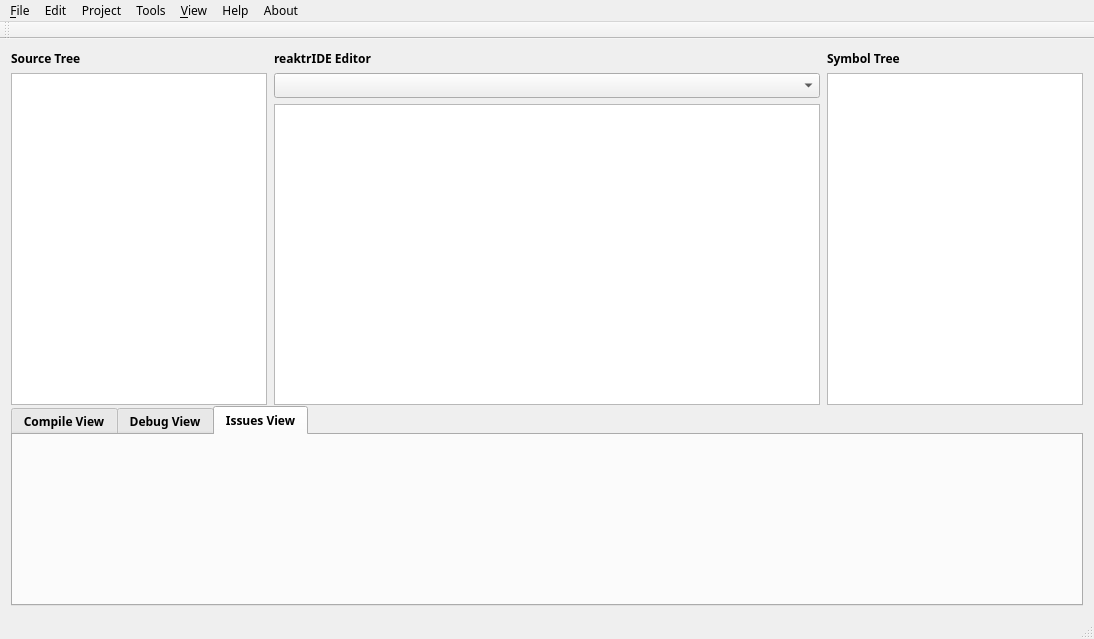
<?xml version="1.0" encoding="UTF-8"?>
<ui version="4.0">
 <class>reaktrIDE</class>
 <widget class="QMainWindow" name="reaktrIDE">
  <property name="geometry">
   <rect>
    <x>0</x>
    <y>0</y>
    <width>1094</width>
    <height>639</height>
   </rect>
  </property>
  <property name="sizePolicy">
   <sizepolicy hsizetype="Preferred" vsizetype="Preferred">
    <horstretch>0</horstretch>
    <verstretch>0</verstretch>
   </sizepolicy>
  </property>
  <property name="minimumSize">
   <size>
    <width>0</width>
    <height>0</height>
   </size>
  </property>
  <property name="windowTitle">
   <string>reaktrIDE</string>
  </property>
  <property name="windowIcon">
   <iconset>
    <selectedon>:/ride/assets/general/reaktrIDE.png</selectedon>
   </iconset>
  </property>
  <property name="iconSize">
   <size>
    <width>48</width>
    <height>48</height>
   </size>
  </property>
  <widget class="QWidget" name="centralWidget">
   <layout class="QVBoxLayout" name="verticalLayout">
    <item>
     <layout class="QVBoxLayout" name="rIDE_main_container_vbox">
      <property name="spacing">
       <number>0</number>
      </property>
      <property name="bottomMargin">
       <number>0</number>
      </property>
      <item>
       <layout class="QHBoxLayout" name="rIDE_main_source_code_symbol_view_hbox">
        <property name="leftMargin">
         <number>0</number>
        </property>
        <property name="rightMargin">
         <number>0</number>
        </property>
        <item>
         <layout class="QVBoxLayout" name="rIDE_main_source_tree_lbl_tree_vbox">
          <property name="rightMargin">
           <number>0</number>
          </property>
          <item>
           <widget class="QLabel" name="rIDE_main_source_tree_lbl">
            <property name="sizePolicy">
             <sizepolicy hsizetype="Fixed" vsizetype="Fixed">
              <horstretch>0</horstretch>
              <verstretch>0</verstretch>
             </sizepolicy>
            </property>
            <property name="minimumSize">
             <size>
              <width>15</width>
              <height>0</height>
             </size>
            </property>
            <property name="font">
             <font>
              <family>Source Code Pro Black</family>
              <pointsize>9</pointsize>
              <weight>75</weight>
              <bold>true</bold>
             </font>
            </property>
            <property name="toolTip">
             <string>Right click for more Source Tree options</string>
            </property>
            <property name="text">
             <string>Source Tree</string>
            </property>
           </widget>
          </item>
          <item>
           <widget class="QTreeView" name="rIDE_main_source_tree_vw">
            <property name="sizePolicy">
             <sizepolicy hsizetype="Minimum" vsizetype="Minimum">
              <horstretch>0</horstretch>
              <verstretch>0</verstretch>
             </sizepolicy>
            </property>
            <property name="minimumSize">
             <size>
              <width>15</width>
              <height>0</height>
             </size>
            </property>
           </widget>
          </item>
         </layout>
        </item>
        <item>
         <spacer name="rIDE_main_source_tree_sep_code_editor">
          <property name="orientation">
           <enum>Qt::Horizontal</enum>
          </property>
          <property name="sizeType">
           <enum>QSizePolicy::Fixed</enum>
          </property>
          <property name="sizeHint" stdset="0">
           <size>
            <width>1</width>
            <height>1</height>
           </size>
          </property>
         </spacer>
        </item>
        <item>
         <layout class="QVBoxLayout" name="rIDE_main_code_editor_lbl_editor">
          <item>
           <widget class="QLabel" name="rIDE_main_code_editor_lbl">
            <property name="sizePolicy">
             <sizepolicy hsizetype="Fixed" vsizetype="Fixed">
              <horstretch>0</horstretch>
              <verstretch>0</verstretch>
             </sizepolicy>
            </property>
            <property name="minimumSize">
             <size>
              <width>15</width>
              <height>0</height>
             </size>
            </property>
            <property name="font">
             <font>
              <family>Source Code Pro Black</family>
              <pointsize>9</pointsize>
              <weight>75</weight>
              <bold>true</bold>
             </font>
            </property>
            <property name="text">
             <string>reaktrIDE Editor</string>
            </property>
           </widget>
          </item>
          <item>
           <widget class="QComboBox" name="rIDE_main_open_buffers_cb">
            <property name="font">
             <font>
              <family>Source Code Pro Light</family>
             </font>
            </property>
            <property name="toolTip">
             <string>LIst all the open buffers in the project</string>
            </property>
            <property name="currentText">
             <string/>
            </property>
           </widget>
          </item>
          <item>
           <widget class="QPlainTextEdit" name="rIDE_main_code_editor"/>
          </item>
         </layout>
        </item>
        <item>
         <spacer name="rIDE_main_code_editor_sep_symbol_tree">
          <property name="orientation">
           <enum>Qt::Horizontal</enum>
          </property>
          <property name="sizeType">
           <enum>QSizePolicy::Fixed</enum>
          </property>
          <property name="sizeHint" stdset="0">
           <size>
            <width>1</width>
            <height>1</height>
           </size>
          </property>
         </spacer>
        </item>
        <item>
         <layout class="QVBoxLayout" name="rIDE_main_symbol_tree_lbl_tree_vbox">
          <property name="rightMargin">
           <number>0</number>
          </property>
          <item>
           <widget class="QLabel" name="rIDE_main_symbol_tree_lbl">
            <property name="sizePolicy">
             <sizepolicy hsizetype="Fixed" vsizetype="Fixed">
              <horstretch>0</horstretch>
              <verstretch>0</verstretch>
             </sizepolicy>
            </property>
            <property name="minimumSize">
             <size>
              <width>15</width>
              <height>0</height>
             </size>
            </property>
            <property name="font">
             <font>
              <family>Source Code Pro Black</family>
              <pointsize>9</pointsize>
              <weight>75</weight>
              <bold>true</bold>
             </font>
            </property>
            <property name="text">
             <string>Symbol Tree</string>
            </property>
           </widget>
          </item>
          <item>
           <widget class="QListView" name="rIDE_main_symbol_list_vw">
            <property name="sizePolicy">
             <sizepolicy hsizetype="Minimum" vsizetype="Minimum">
              <horstretch>0</horstretch>
              <verstretch>0</verstretch>
             </sizepolicy>
            </property>
            <property name="minimumSize">
             <size>
              <width>15</width>
              <height>0</height>
             </size>
            </property>
           </widget>
          </item>
         </layout>
        </item>
       </layout>
      </item>
      <item>
       <spacer name="rIDE_main_hbox_sep_vbox">
        <property name="orientation">
         <enum>Qt::Vertical</enum>
        </property>
        <property name="sizeType">
         <enum>QSizePolicy::Fixed</enum>
        </property>
        <property name="sizeHint" stdset="0">
         <size>
          <width>1</width>
          <height>1</height>
         </size>
        </property>
       </spacer>
      </item>
      <item>
       <widget class="QTabWidget" name="rIDE_main_debugger_view_tabgroup">
        <property name="sizePolicy">
         <sizepolicy hsizetype="Minimum" vsizetype="Minimum">
          <horstretch>0</horstretch>
          <verstretch>0</verstretch>
         </sizepolicy>
        </property>
        <property name="minimumSize">
         <size>
          <width>100</width>
          <height>200</height>
         </size>
        </property>
        <property name="font">
         <font>
          <family>Source Code Pro Black</family>
          <pointsize>9</pointsize>
          <weight>75</weight>
          <bold>true</bold>
         </font>
        </property>
        <property name="currentIndex">
         <number>2</number>
        </property>
        <widget class="QWidget" name="rIDE_main_compile_view_tab">
         <attribute name="title">
          <string>Compile View</string>
         </attribute>
         <widget class="QWidget" name="horizontalLayoutWidget_2">
          <property name="geometry">
           <rect>
            <x>0</x>
            <y>0</y>
            <width>1071</width>
            <height>194</height>
           </rect>
          </property>
          <layout class="QHBoxLayout" name="rIDE_main_compile_tab_hbox">
           <property name="spacing">
            <number>0</number>
           </property>
           <property name="sizeConstraint">
            <enum>QLayout::SetDefaultConstraint</enum>
           </property>
           <item>
            <spacer name="rIDE_sep_l">
             <property name="orientation">
              <enum>Qt::Horizontal</enum>
             </property>
             <property name="sizeType">
              <enum>QSizePolicy::Fixed</enum>
             </property>
             <property name="sizeHint" stdset="0">
              <size>
               <width>1</width>
               <height>1</height>
              </size>
             </property>
            </spacer>
           </item>
           <item>
            <spacer name="rIDE_spe_r">
             <property name="orientation">
              <enum>Qt::Horizontal</enum>
             </property>
             <property name="sizeType">
              <enum>QSizePolicy::Fixed</enum>
             </property>
             <property name="sizeHint" stdset="0">
              <size>
               <width>1</width>
               <height>1</height>
              </size>
             </property>
            </spacer>
           </item>
          </layout>
         </widget>
        </widget>
        <widget class="QWidget" name="rIDE_main_debug_view_tab">
         <attribute name="title">
          <string>Debug View</string>
         </attribute>
        </widget>
        <widget class="QWidget" name="rIDE_main_issues_tab">
         <attribute name="title">
          <string>Issues View</string>
         </attribute>
        </widget>
       </widget>
      </item>
     </layout>
    </item>
   </layout>
  </widget>
  <widget class="QMenuBar" name="rIDE_menuBar">
   <property name="geometry">
    <rect>
     <x>0</x>
     <y>0</y>
     <width>1094</width>
     <height>25</height>
    </rect>
   </property>
   <property name="font">
    <font>
     <family>Source Code Pro Medium</family>
    </font>
   </property>
   <widget class="QMenu" name="rIDE_menuFile">
    <property name="title">
     <string>&amp;File</string>
    </property>
    <widget class="QMenu" name="rIDE_menuNew">
     <property name="font">
      <font>
       <family>Source Code Pro</family>
       <pointsize>9</pointsize>
      </font>
     </property>
     <property name="title">
      <string>New</string>
     </property>
     <widget class="QMenu" name="rIDE_sub_menuProject">
      <property name="title">
       <string>Project</string>
      </property>
      <addaction name="rIDE_actionC"/>
      <addaction name="rIDE_actionCPP"/>
      <addaction name="rIDE_actionPython"/>
     </widget>
     <widget class="QMenu" name="rIDE_new_menuFile">
      <property name="font">
       <font>
        <family>Source Code Pro Medium</family>
        <pointsize>9</pointsize>
       </font>
      </property>
      <property name="title">
       <string>File</string>
      </property>
      <addaction name="rIDE_mf_actionC"/>
      <addaction name="rIDE_mf_actionCPP"/>
      <addaction name="rIDE_mf_actionPython"/>
     </widget>
     <addaction name="rIDE_sub_menuProject"/>
     <addaction name="rIDE_new_menuFile"/>
    </widget>
    <widget class="QMenu" name="rIDE_menuAdd">
     <property name="font">
      <font>
       <family>Source Code Pro Medium</family>
      </font>
     </property>
     <property name="title">
      <string>Add ...</string>
     </property>
     <addaction name="rIDE_actionNew_File"/>
     <addaction name="rIDE_actionNew_File_ftmpt"/>
     <addaction name="rIDE_actionNew_CMakeLists_file"/>
     <addaction name="rIDE_actionNew_Makefile"/>
     <addaction name="rIDE_actionNew_MD_file"/>
     <addaction name="rIDE_actionNew_MD_file_ftmpt"/>
    </widget>
    <addaction name="rIDE_menuNew"/>
    <addaction name="rIDE_menuAdd"/>
    <addaction name="rIDE_actionOpen_Project"/>
    <addaction name="rIDE_actionOpen_File"/>
    <addaction name="rIDE_actionSave"/>
    <addaction name="rIDE_actionSave_As"/>
    <addaction name="rIDE_actionProject_Properties"/>
    <addaction name="rIDE_actionRestart"/>
    <addaction name="rIDE_menu_actionQuit"/>
   </widget>
   <widget class="QMenu" name="rIDE_menuEdit">
    <property name="title">
     <string>Edit</string>
    </property>
   </widget>
   <widget class="QMenu" name="rIDE_menuProject">
    <property name="title">
     <string>Project</string>
    </property>
   </widget>
   <widget class="QMenu" name="rIDE_menuTools">
    <property name="title">
     <string>Tools</string>
    </property>
   </widget>
   <widget class="QMenu" name="rIDE_menuHelp">
    <property name="title">
     <string>Help</string>
    </property>
   </widget>
   <widget class="QMenu" name="rIDE_menuAbout">
    <property name="title">
     <string>About</string>
    </property>
    <addaction name="rIDE_menu_actionAbout"/>
   </widget>
   <widget class="QMenu" name="rIDE_menu_View">
    <property name="title">
     <string>&amp;View</string>
    </property>
    <widget class="QMenu" name="rIDE_menuSymbols_View">
     <property name="title">
      <string>S&amp;ymbols View</string>
     </property>
     <addaction name="separator"/>
     <addaction name="rIDE_symbols_view_actionOn"/>
     <addaction name="rIDE_symbols_view_actionOff"/>
    </widget>
    <widget class="QMenu" name="rIDE_menuDebugger_View">
     <property name="title">
      <string>Deb&amp;ugger View</string>
     </property>
     <addaction name="rIDE_debugger_view_actionOn"/>
     <addaction name="rIDE_debugger_view_actionOff"/>
    </widget>
    <widget class="QMenu" name="rIDE_menu_Line_Number">
     <property name="title">
      <string>Line Number</string>
     </property>
     <addaction name="rIDE_sub_menu_actionOn"/>
     <addaction name="rIDE_sub_menu_actionOff"/>
    </widget>
    <addaction name="rIDE_menuSymbols_View"/>
    <addaction name="rIDE_menuDebugger_View"/>
    <addaction name="rIDE_menu_Line_Number"/>
   </widget>
   <addaction name="rIDE_menuFile"/>
   <addaction name="rIDE_menuEdit"/>
   <addaction name="rIDE_menuProject"/>
   <addaction name="rIDE_menuTools"/>
   <addaction name="rIDE_menu_View"/>
   <addaction name="rIDE_menuHelp"/>
   <addaction name="rIDE_menuAbout"/>
  </widget>
  <widget class="QToolBar" name="rIDE_mainToolBar">
   <property name="font">
    <font>
     <family>Source Code Pro Semibold</family>
     <pointsize>9</pointsize>
     <weight>75</weight>
     <bold>true</bold>
    </font>
   </property>
   <attribute name="toolBarArea">
    <enum>TopToolBarArea</enum>
   </attribute>
   <attribute name="toolBarBreak">
    <bool>false</bool>
   </attribute>
  </widget>
  <widget class="QStatusBar" name="rIDE_statusBar">
   <property name="font">
    <font>
     <family>Source Code Pro Semibold</family>
     <pointsize>8</pointsize>
     <weight>75</weight>
     <bold>true</bold>
    </font>
   </property>
  </widget>
  <action name="rIDE_menu_actionQuit">
   <property name="text">
    <string>&amp;Quit</string>
   </property>
   <property name="font">
    <font>
     <family>Source Code Pro Medium</family>
     <pointsize>9</pointsize>
    </font>
   </property>
  </action>
  <action name="rIDE_menu_actionAbout">
   <property name="text">
    <string>Abou&amp;t reaktrIDE</string>
   </property>
   <property name="font">
    <font>
     <family>Source Code Pro Medium</family>
     <pointsize>9</pointsize>
    </font>
   </property>
  </action>
  <action name="rIDE_actionC">
   <property name="text">
    <string>C</string>
   </property>
   <property name="font">
    <font>
     <family>Source Code Pro Medium</family>
     <pointsize>9</pointsize>
    </font>
   </property>
  </action>
  <action name="rIDE_actionCPP">
   <property name="text">
    <string>C++</string>
   </property>
   <property name="font">
    <font>
     <family>Source Code Pro Medium</family>
     <pointsize>9</pointsize>
    </font>
   </property>
  </action>
  <action name="rIDE_actionPython">
   <property name="text">
    <string>Python</string>
   </property>
   <property name="font">
    <font>
     <family>Source Code Pro Medium</family>
     <pointsize>9</pointsize>
    </font>
   </property>
  </action>
  <action name="rIDE_mf_actionC">
   <property name="text">
    <string>C</string>
   </property>
   <property name="font">
    <font>
     <family>Source Code Pro Medium</family>
     <pointsize>9</pointsize>
    </font>
   </property>
  </action>
  <action name="rIDE_mf_actionCPP">
   <property name="text">
    <string>C++</string>
   </property>
   <property name="font">
    <font>
     <family>Source Code Pro Medium</family>
     <pointsize>9</pointsize>
    </font>
   </property>
  </action>
  <action name="rIDE_mf_actionPython">
   <property name="text">
    <string>Python</string>
   </property>
   <property name="font">
    <font>
     <family>Source Code Pro Medium</family>
     <pointsize>9</pointsize>
    </font>
   </property>
  </action>
  <action name="rIDE_actionOpen_Project">
   <property name="text">
    <string>Open Project</string>
   </property>
   <property name="font">
    <font>
     <family>Source Code Pro Medium</family>
     <pointsize>9</pointsize>
    </font>
   </property>
  </action>
  <action name="rIDE_actionOpen_File">
   <property name="text">
    <string>Open File</string>
   </property>
   <property name="font">
    <font>
     <family>Source Code Pro Medium</family>
     <pointsize>9</pointsize>
    </font>
   </property>
  </action>
  <action name="rIDE_actionProject_Properties">
   <property name="text">
    <string>Project Properties</string>
   </property>
   <property name="font">
    <font>
     <family>Source Code Pro Medium</family>
     <pointsize>9</pointsize>
    </font>
   </property>
  </action>
  <action name="rIDE_actionSave">
   <property name="text">
    <string>Save</string>
   </property>
   <property name="font">
    <font>
     <family>Source Code Pro Medium</family>
     <pointsize>9</pointsize>
    </font>
   </property>
  </action>
  <action name="rIDE_actionSave_As">
   <property name="text">
    <string>Save As ...</string>
   </property>
   <property name="font">
    <font>
     <family>Source Code Pro Medium</family>
     <pointsize>9</pointsize>
    </font>
   </property>
  </action>
  <action name="rIDE_actionNew_File">
   <property name="text">
    <string>New File</string>
   </property>
   <property name="font">
    <font>
     <family>Source Code Pro Medium</family>
     <pointsize>9</pointsize>
    </font>
   </property>
  </action>
  <action name="rIDE_actionNew_File_ftmpt">
   <property name="text">
    <string>New File from template</string>
   </property>
   <property name="font">
    <font>
     <family>Source Code Pro Medium</family>
     <pointsize>9</pointsize>
    </font>
   </property>
  </action>
  <action name="rIDE_actionRestart">
   <property name="text">
    <string>Restart reaktrIDE</string>
   </property>
   <property name="font">
    <font>
     <family>Source Code Pro Medium</family>
     <pointsize>9</pointsize>
    </font>
   </property>
  </action>
  <action name="rIDE_actionNew_CMakeLists_file">
   <property name="text">
    <string>New CMakeLists.txt file</string>
   </property>
   <property name="font">
    <font>
     <family>Source Code Pro Medium</family>
     <pointsize>9</pointsize>
    </font>
   </property>
  </action>
  <action name="rIDE_actionNew_Makefile">
   <property name="text">
    <string>New Makefile</string>
   </property>
   <property name="font">
    <font>
     <family>Source Code Pro Medium</family>
     <pointsize>9</pointsize>
    </font>
   </property>
  </action>
  <action name="rIDE_actionNew_MD_file">
   <property name="text">
    <string>New Markdown file</string>
   </property>
   <property name="font">
    <font>
     <family>Source Code Pro Medium</family>
     <pointsize>9</pointsize>
    </font>
   </property>
  </action>
  <action name="rIDE_actionNew_MD_file_ftmpt">
   <property name="text">
    <string>New Markdown file from template</string>
   </property>
   <property name="font">
    <font>
     <family>Source Code Pro Medium</family>
     <pointsize>9</pointsize>
    </font>
   </property>
  </action>
  <action name="rIDE_actionProject_Tree_View">
   <property name="text">
    <string>Pro&amp;ject Tree View</string>
   </property>
  </action>
  <action name="rIDE_actionFiles_on_Disk_Vie_w">
   <property name="text">
    <string>Files on Disk Vie&amp;w</string>
   </property>
  </action>
  <action name="rIDE_symbols_view_actionOn">
   <property name="text">
    <string>On</string>
   </property>
   <property name="font">
    <font>
     <family>Source Code Pro Medium</family>
     <pointsize>9</pointsize>
    </font>
   </property>
  </action>
  <action name="rIDE_symbols_view_actionOff">
   <property name="text">
    <string>Off</string>
   </property>
   <property name="font">
    <font>
     <family>Source Code Pro Medium</family>
     <pointsize>9</pointsize>
    </font>
   </property>
  </action>
  <action name="rIDE_debugger_view_actionOn">
   <property name="text">
    <string>On</string>
   </property>
   <property name="font">
    <font>
     <family>Source Code Pro Medium</family>
     <pointsize>9</pointsize>
    </font>
   </property>
  </action>
  <action name="rIDE_debugger_view_actionOff">
   <property name="text">
    <string>Off</string>
   </property>
   <property name="font">
    <font>
     <family>Source Code Pro Medium</family>
     <pointsize>9</pointsize>
    </font>
   </property>
  </action>
  <action name="rIDE_sub_menu_actionOn">
   <property name="text">
    <string>On</string>
   </property>
  </action>
  <action name="rIDE_sub_menu_actionOff">
   <property name="text">
    <string>Off</string>
   </property>
  </action>
 </widget>
 <layoutdefault spacing="6" margin="11"/>
 <resources/>
 <connections/>
</ui>
